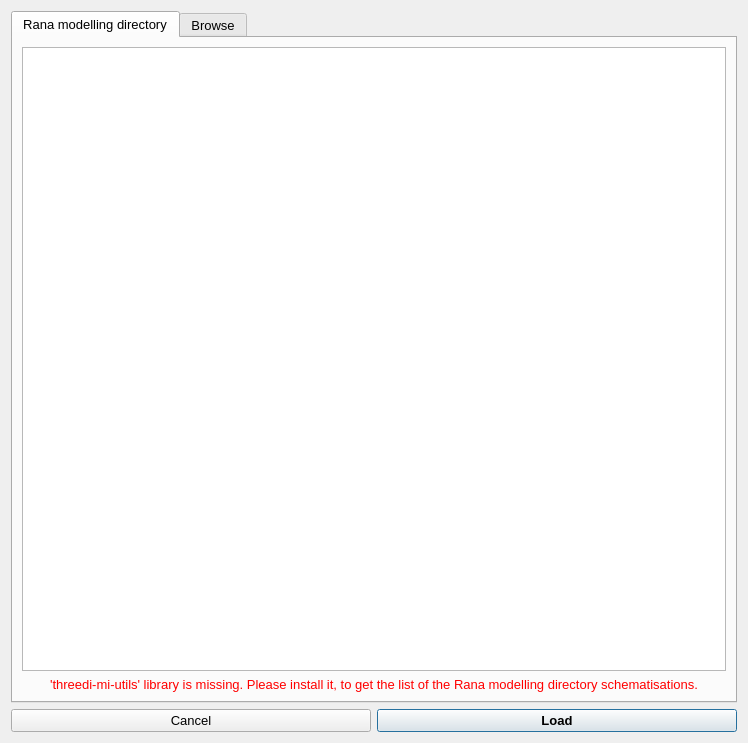
<?xml version="1.0" encoding="UTF-8"?>
<ui version="4.0">
 <class>Dialog</class>
 <widget class="QDialog" name="Dialog">
  <property name="geometry">
   <rect>
    <x>0</x>
    <y>0</y>
    <width>748</width>
    <height>743</height>
   </rect>
  </property>
  <property name="windowTitle">
   <string>Load schematisation</string>
  </property>
  <layout class="QGridLayout" name="gridLayout">
   <item row="0" column="0">
    <widget class="QTabWidget" name="load_tab">
     <property name="font">
      <font>
       <pointsize>10</pointsize>
      </font>
     </property>
     <property name="currentIndex">
      <number>0</number>
     </property>
     <widget class="QWidget" name="tab">
      <attribute name="title">
       <string>Rana modelling directory</string>
      </attribute>
      <layout class="QGridLayout" name="gridLayout_2">
       <item row="0" column="0">
        <widget class="QTreeView" name="schematisation_tv">
         <property name="editTriggers">
          <set>QAbstractItemView::NoEditTriggers</set>
         </property>
        </widget>
       </item>
       <item row="1" column="0">
        <widget class="QLabel" name="missing_lib_label">
         <property name="text">
          <string>&lt;html&gt;&lt;head/&gt;&lt;body&gt;&lt;p align=&quot;center&quot;&gt;&lt;span style=&quot; font-size:10pt; color:#ff0000;&quot;&gt;'threedi-mi-utils' library is missing. Please install it, to get the list of the Rana modelling directory schematisations.&lt;/span&gt;&lt;/p&gt;&lt;/body&gt;&lt;/html&gt;</string>
         </property>
         <property name="wordWrap">
          <bool>true</bool>
         </property>
        </widget>
       </item>
      </layout>
     </widget>
     <widget class="QWidget" name="tab_2">
      <attribute name="title">
       <string>Browse</string>
      </attribute>
      <layout class="QGridLayout" name="gridLayout_3">
       <item row="1" column="1">
        <widget class="QgsFileWidget" name="file_browse_widget">
         <property name="filter">
          <string>*.gpkg *.sqlite</string>
         </property>
        </widget>
       </item>
       <item row="2" column="1">
        <spacer name="verticalSpacer">
         <property name="orientation">
          <enum>Qt::Vertical</enum>
         </property>
         <property name="sizeHint" stdset="0">
          <size>
           <width>20</width>
           <height>40</height>
          </size>
         </property>
        </spacer>
       </item>
       <item row="0" column="1">
        <widget class="QLabel" name="label">
         <property name="text">
          <string>Path to the schematisation file:</string>
         </property>
        </widget>
       </item>
      </layout>
     </widget>
    </widget>
   </item>
   <item row="1" column="0">
    <layout class="QHBoxLayout" name="horizontalLayout">
     <property name="bottomMargin">
      <number>0</number>
     </property>
     <item>
      <widget class="QPushButton" name="cancle_pb">
       <property name="font">
        <font>
         <pointsize>10</pointsize>
        </font>
       </property>
       <property name="text">
        <string>Cancel</string>
       </property>
      </widget>
     </item>
     <item>
      <widget class="QPushButton" name="load_pb">
       <property name="font">
        <font>
         <pointsize>10</pointsize>
         <weight>75</weight>
         <bold>true</bold>
        </font>
       </property>
       <property name="text">
        <string>Load</string>
       </property>
       <property name="default">
        <bool>true</bool>
       </property>
      </widget>
     </item>
    </layout>
   </item>
  </layout>
 </widget>
 <customwidgets>
  <customwidget>
   <class>QgsFileWidget</class>
   <extends>QWidget</extends>
   <header>qgsfilewidget.h</header>
  </customwidget>
 </customwidgets>
 <tabstops>
  <tabstop>load_tab</tabstop>
  <tabstop>schematisation_tv</tabstop>
  <tabstop>cancle_pb</tabstop>
  <tabstop>load_pb</tabstop>
 </tabstops>
 <resources/>
 <connections/>
</ui>
